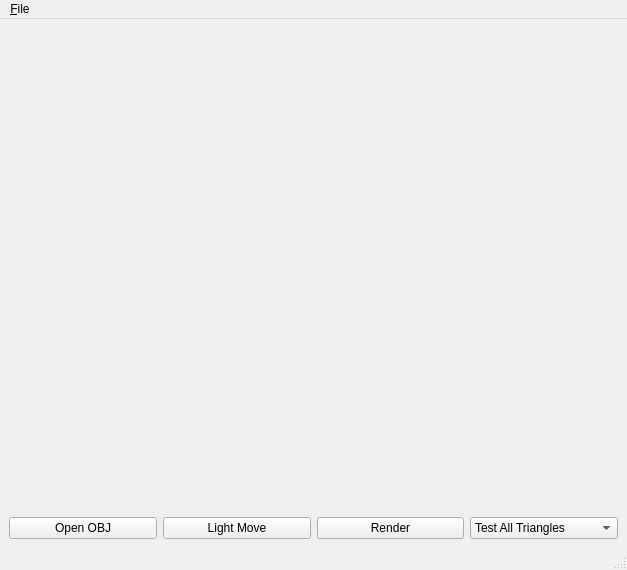
<?xml version="1.0" encoding="UTF-8"?>
<ui version="4.0">
 <class>CMSC427Win</class>
 <widget class="QMainWindow" name="CMSC427Win">
  <property name="geometry">
   <rect>
    <x>0</x>
    <y>0</y>
    <width>627</width>
    <height>570</height>
   </rect>
  </property>
  <property name="windowTitle">
   <string>CMSC427</string>
  </property>
  <widget class="QWidget" name="centralwidget">
   <layout class="QVBoxLayout" name="verticalLayout">
    <item>
     <widget class="GLview" name="glwidget" native="true">
      <property name="sizePolicy">
       <sizepolicy hsizetype="Expanding" vsizetype="Expanding">
        <horstretch>0</horstretch>
        <verstretch>0</verstretch>
       </sizepolicy>
      </property>
     </widget>
    </item>
    <item>
     <layout class="QHBoxLayout" name="horizontalLayout_3">
      <item>
       <widget class="QPushButton" name="pushOpenOBJFile">
        <property name="sizePolicy">
         <sizepolicy hsizetype="MinimumExpanding" vsizetype="Fixed">
          <horstretch>0</horstretch>
          <verstretch>0</verstretch>
         </sizepolicy>
        </property>
        <property name="text">
         <string>Open OBJ</string>
        </property>
       </widget>
      </item>
      <item>
       <widget class="QPushButton" name="pushLightMotion">
        <property name="sizePolicy">
         <sizepolicy hsizetype="MinimumExpanding" vsizetype="Fixed">
          <horstretch>0</horstretch>
          <verstretch>0</verstretch>
         </sizepolicy>
        </property>
        <property name="text">
         <string>Light Move</string>
        </property>
       </widget>
      </item>
      <item>
       <widget class="QPushButton" name="pushRender">
        <property name="sizePolicy">
         <sizepolicy hsizetype="MinimumExpanding" vsizetype="Fixed">
          <horstretch>0</horstretch>
          <verstretch>0</verstretch>
         </sizepolicy>
        </property>
        <property name="text">
         <string>Render</string>
        </property>
       </widget>
      </item>
      <item>
       <widget class="QComboBox" name="comboBVH">
        <property name="sizePolicy">
         <sizepolicy hsizetype="Expanding" vsizetype="Fixed">
          <horstretch>0</horstretch>
          <verstretch>0</verstretch>
         </sizepolicy>
        </property>
        <item>
         <property name="text">
          <string>Test All Triangles</string>
         </property>
        </item>
        <item>
         <property name="text">
          <string>BVH</string>
         </property>
        </item>
        <item>
         <property name="text">
          <string>BVH + SAH</string>
         </property>
        </item>
       </widget>
      </item>
     </layout>
    </item>
   </layout>
  </widget>
  <widget class="QMenuBar" name="menubar">
   <property name="geometry">
    <rect>
     <x>0</x>
     <y>0</y>
     <width>627</width>
     <height>22</height>
    </rect>
   </property>
   <widget class="QMenu" name="menu_File">
    <property name="title">
     <string>&amp;File</string>
    </property>
    <addaction name="action_Open"/>
    <addaction name="action_Quit"/>
   </widget>
   <addaction name="menu_File"/>
  </widget>
  <widget class="QStatusBar" name="statusbar"/>
  <action name="action_Quit">
   <property name="text">
    <string>&amp;Quit</string>
   </property>
  </action>
  <action name="action_Open">
   <property name="text">
    <string>&amp;Open</string>
   </property>
   <property name="shortcut">
    <string>Ctrl+O</string>
   </property>
  </action>
 </widget>
 <customwidgets>
  <customwidget>
   <class>GLview</class>
   <extends>QWidget</extends>
   <header>GLview.hpp</header>
   <container>1</container>
  </customwidget>
 </customwidgets>
 <resources/>
 <connections/>
</ui>
